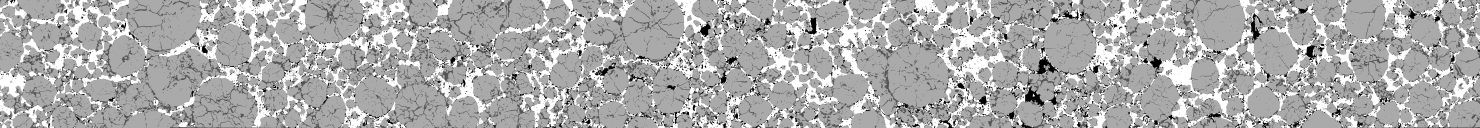
#> input picture data/nmc_1000cycles_stitched_segmented.tif, 13320 x 1150 px (shown at 1/9 size)
$ jupyter execute --allow-errors rve_study_eagle.ipynb
#> lines starting #> are read from the running program, lines starting #| are printed output that depends on the picture
### utils/physical_properties.py
'''
Author: Nina Prakash
Copied from ml-image-segmentation, SHA b38ff99806ca85d4a3c2314d100806674fdd1a44
'''


import numpy as np
from scipy import ndimage
from skimage.measure import marching_cubes, mesh_surface_area, perimeter
from skimage.segmentation import find_boundaries
import taufactor as tau


# [31 lines left out: function compute_tau_and_D_eff, not called in this run]


def volume_fraction(segmentation, phase_class=0):
    """
    Compute the volume fraction of the phase in a 2D image
    or volume based on its segmentation.

    Args:
        segmentation (np.ndarray)   The segmented image
        phase_class (int)           The label for the phase of interest

    Return:
        Volume fraction in range [0, 1]
    """

    phase_volume = (segmentation == phase_class).sum()
    total_volume = segmentation.size

    return phase_volume / total_volume


# [111 lines left out: functions total_surface_area, calculate_sphere_cdf, particle_size, not called in this run]


def circularity_sphericity(segmentation):
    # TODO
    pass


# Other Properties to Potentially Implement
## fractal dimension
## grain orientation
## skeletoning on an image
## hydraulic diameter vs. min/max diameter

### utils/generate_new_volume.py
from slicegan import networks, util

# [49 lines left out: function generate_new_volume, not called in this run]

def generate_new_volume_anisotropic(model_path='model/sliceGAN', lz_0=6, lz_1=6, lz_2=6):
    ## Data Processing
    # Define image type (colour, grayscale, three-phase or two-phase.
    # n-phase materials must be segmented)
    image_type = 'nphase'

    # img_channels should be number of phases for nphase, 3 for colour, or 1 for grayscale
    img_channels = 4

    ## Network Architectures
    # Training image size, no. channels and scale factor vs raw data
    img_size, scale_factor = 128, 1

    # z vector depth
    z_channels = 32

    # [13 lines of commented-out code are left out]
    lays = 5
    laysd = 6

    # kernel sizes
    dk, gk = [4]*laysd, [4]*lays

    # stride size
    ds, gs = [2]*laysd, [2]*lays

    # Filter sizes
    df = [img_channels, 64, 128, 256, 512, 1]
    gf = [z_channels, 512, 128, 64, 32, img_channels]

    dp, gp = [1, 1, 1, 1, 0], [2, 2, 2, 2, 3]

    ## Create Networks
    _, netG = networks.slicegan_nets(model_path, 0, image_type, dk, ds, df, dp, gk, gs, gf, gp)

    vol = util.generate_volume_anisotropic(model_path, image_type, netG(), nz=z_channels, lz_0=lz_0, lz_1=lz_1, lz_2=lz_2)
    return vol

#print(vol)

### rve_study_eagle.ipynb
[cell 1]
import numpy as np
import pandas as pd
import pybamm
import matplotlib.pyplot as plt
from pandas import DataFrame
from utils.generate_new_volume import generate_new_volume, generate_new_volume_anisotropic
from utils.physical_properties import *
from utils.plotting import plot_volume
from skimage.transform import rescale, downscale_local_mean
import seaborn as sns
import taufactor as tau

# 4 phase volumes
# phases = ['Pore','Crack','Particle','CBD']

# Volume generation
def gen_vol_anisotropic(reduction, subregion_id, subregion, output_sz=512, is_scale_for_reduction=True):
    model_name = 'slicegan_r{}_s{}{}'.format(str(reduction).replace('.', 'p'), str(subregion_id), str(subregion))
    model_path = 'model/{}/{}'.format(model_name, model_name)

    # [20 lines of commented-out code are left out]
    if is_scale_for_reduction:
        lz_0 = (np.ceil((((output_sz * reduction / (12.5 * 4)) / 0.2)+64)/(32*2))*2).astype(int)
        lz_1 = (np.ceil((((output_sz * reduction / 12.5) / 0.2)+64)/(32*2))*2).astype(int)
        lz_2 = (np.ceil((((output_sz * reduction) / 0.2)+64)/(32*2))*2).astype(int)
    else:
        lz_0 = (np.ceil(((output_sz / (12.5 * 4)) + 64)/(32*2))*2).astype(int)
        lz_1 = (np.ceil(((output_sz / 12.5) + 64)/(32*2))*2).astype(int)
        lz_2 = (np.ceil((output_sz + 64)/(32*2))*2).astype(int)

    vol = generate_new_volume_anisotropic(model_path=model_path, lz_0=lz_0, lz_1=lz_1, lz_2=lz_2)
    # downscale higher resolution images to avoid taking a really long time, rounding to preseve segmented
    # vol_reduced = np.round(downscale_local_mean(vol, int(reduction/0.2))).astype(int)
    return vol

def split_into_n_volumes(vol, num_parts, is_plot=False):
    side_len = max(vol.shape)
    long_side = np.argmax(vol.shape)
    idx_splits = np.round((np.arange(num_parts) + 1) * side_len / num_parts).astype(int)

    if is_plot:
        fig, ax = plt.subplots(1, num_parts, figsize=(20, 6))

    for i, idx in enumerate(idx_splits):
        if i == 0:
            if long_side == 0:
                vol_ = vol[0:idx, :, :]
            elif long_side == 1:
                vol_ = vol[:, 0:idx, :]
            else:
                vol_ = vol[:, :, 0:idx]
            vol_splits = [vol_]
        else:
            if long_side == 0:
                vol_ = vol[idx_splits[i-1]:idx, :, :]
            elif long_side == 1:
                vol_ = vol[:, idx_splits[i-1]:idx, :]
            else:
                vol_ = vol[:, :, idx_splits[i-1]:idx]
            vol_splits += [vol_]
        if is_plot:
            ii = int(min(vol_.shape) / 2)
            ax[i].imshow(vol_[ii, :, :], cmap = 'gray')

    return vol_splits

# [106 lines left out: functions calc_properties, rve_analysis, not called in this run]

def gen_volumes_and_rve(reduction, subregion_id, subregion, output_sz=512, is_scale_for_reduction=True,
                        num_replicates=10, rve_max_parts=10):
    # Generate an 8x1x1 aspect ratio volume from the specified generator with the long side length set to output_sz
    # Break the volume into 1:rve_max_parts subvolumes, calculate properties on all volumes
    # Save into a data frame with mean, std, coef_var vs num_parts and fraction
    # repeat for num_replicates
    # compute time will roughly scale with [num_replicates * (rve_max_parts!)] so don't get crazy

    num_parts = np.arange(rve_max_parts) + 1
    for idx_replicate in range(num_replicates):
        volume = gen_vol_anisotropic(reduction, subregion_id, subregion, output_sz, is_scale_for_reduction)
        for n_part in num_parts:
            if n_part == 1:
                props_ = calc_properties(volume.copy())
                props_['idx_replicate'] = [idx_replicate]
                props_['idx_part'] = [0]
                props_['n_part'] = [n_part]
                props_['fraction_vol'] = [1/n_part]
                if idx_replicate == 0 and n_part == 1:
                    props = props_
                else:
                    for key in props.keys():
                        props[key].append(props_[key][0])
            else:
                vol_splits = split_into_n_volumes(volume.copy(), n_part)
                for idx_part, subvolume in enumerate(vol_splits):
                    props_ = calc_properties(subvolume)
                    props_['idx_replicate'] = [idx_replicate]
                    props_['idx_part'] = [idx_part]
                    props_['n_part'] = [n_part]
                    props_['fraction_vol'] = [1/n_part]
                    for key in props.keys():
                        props[key].append(props_[key][0])
                del vol_splits
    del volume
    return pd.DataFrame(props)

## Calculate properties for raw 2D image to compare

[cell 2]
from skimage.io import imread, imshow
raw_2D = imread('data/nmc_1000cycles_stitched_segmented.tif')
#> raw_2D is the input picture: shape (1150, 13320); min 0, max 3, mean 2.02
fig, ax = plt.subplots(figsize=(12,2))
ax.imshow(raw_2D, cmap=plt.cm.gray)

[cell 3]
raw_3D = np.repeat(raw_2D[:,:,np.newaxis], 1, 2)
raw_3D.shape
#> Out = (1150, 13320, 1)

[cell 4]
def analysis_raw_img(volume, max_parts=10):
    # Break the volume into 1:N parts, calculate coefficient of variance versus # of parts
    # Save into a data frame with mean, std, coef_var vs num_parts and fraction
#> called with max_parts = 10
    num_parts = np.arange(max_parts) + 1
    for n_part in num_parts:
        if n_part == 1:
            props_ = calc_properties_raw_img(volume.copy())
            props_['idx_part'] = [0]
            props_['n_part'] = [n_part]
            props_['fraction_vol'] = [1/n_part]
            if n_part == 1:
                props = props_
            else:
                for key in props.keys():
                    props[key].append(props_[key][0])
        else:
            vol_splits = split_into_n_volumes(volume.copy(), n_part)
            for idx_part, subvolume in enumerate(vol_splits):
                props_ = calc_properties_raw_img(subvolume)
                props_['idx_part'] = [idx_part]
                props_['n_part'] = [n_part]
                props_['fraction_vol'] = [1/n_part]
                for key in props.keys():
                    props[key].append(props_[key][0])
            del vol_splits
#> this loop made 10 passes
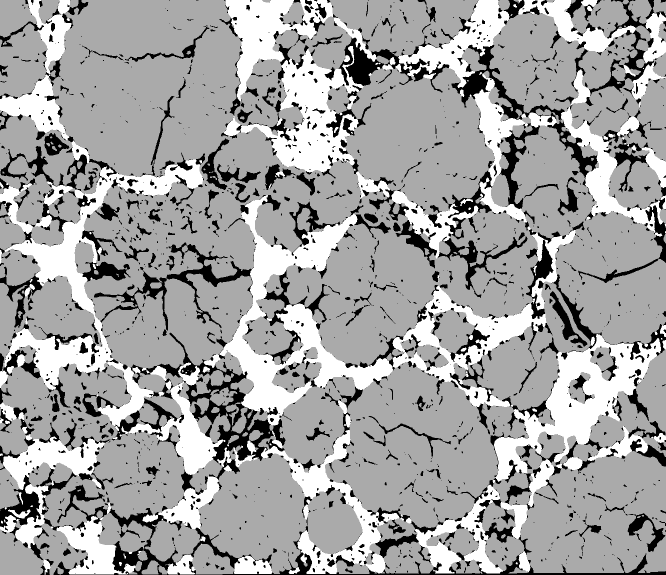
#> subvolume: shape (1150, 1332, 1) (shown at 1/2 size); min 0, max 3, mean 1.92; drawn with min black and max white
    return pd.DataFrame(props)

def calc_properties_raw_img(vol):
    # Set all cracks and pores equal for porosity
    vol[vol==1] = 0
    vf_particle = volume_fraction(vol, phase_class=2)
    vf_pore     = volume_fraction(vol, phase_class=0)
    return {
        "vf_particle": [vf_particle],
        "vf_pore": [vf_pore],
    }

[cell 5]
volume_properties_2D = analysis_raw_img(raw_3D, max_parts=10)
#> volume_properties_2D = table of 55 rows and 5 columns
volume_properties_2D['subregion_id'] = volume_properties_2D['idx_part'] + 1
volume_properties_2D['subregion'] = volume_properties_2D['n_part']
# coefficient of variation of pore and particle volume fractions
coefvar_2D = volume_properties_2D.groupby(['n_part']).std() / volume_properties_2D.groupby(['n_part']).mean()
#> coefvar_2D = table of 10 rows and 6 columns
coefvar_2D = coefvar_2D.drop(columns=['idx_part']).reset_index()
coefvar_2D['fraction_vol'] = 1 / coefvar_2D['n_part']
